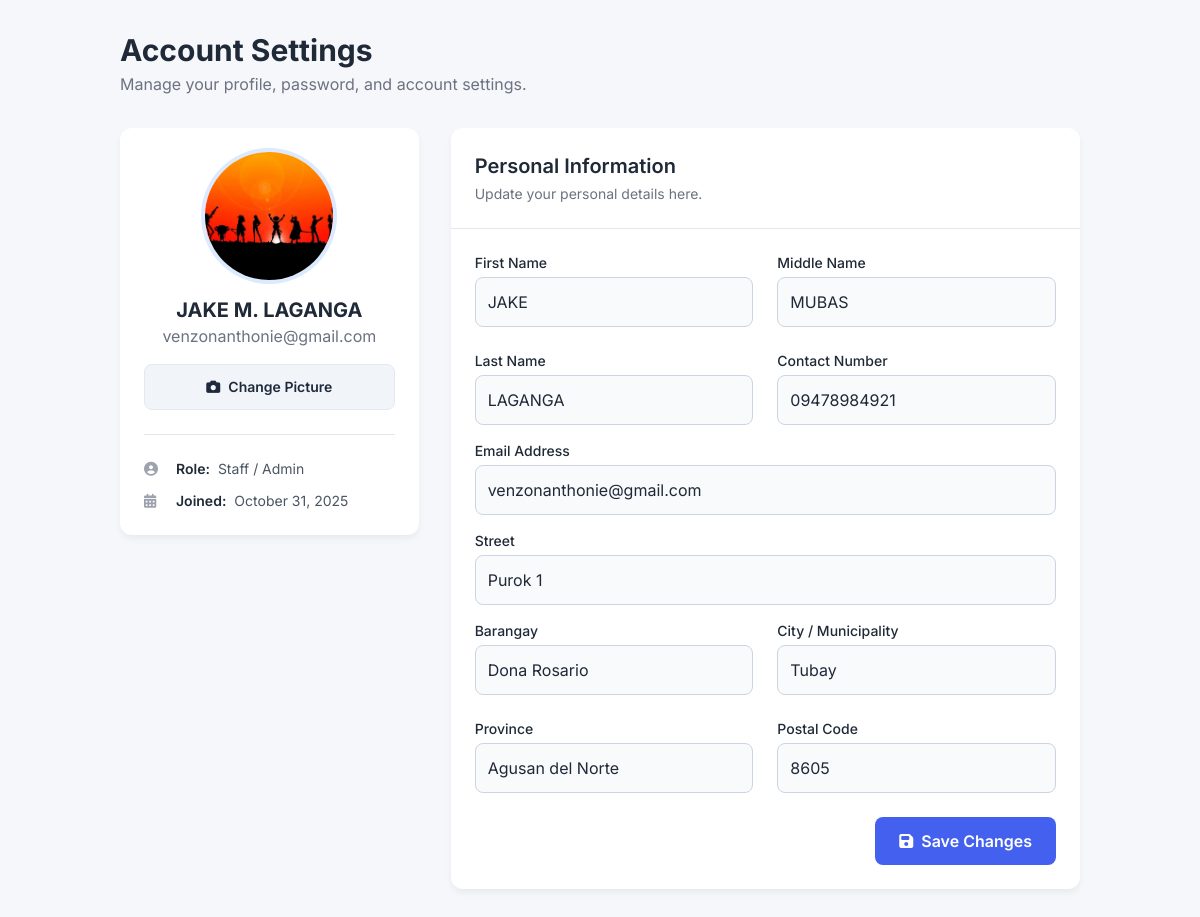
The app's page /profile.php (signed in) with its own data.
### tables this page shows
CREATE TABLE `users` (
  `id` int(11) NOT NULL,
  `first_name` varchar(100) NOT NULL,
  `middle_name` varchar(100) DEFAULT NULL,
  `last_name` varchar(100) NOT NULL,
  `contact_number` varchar(20) NOT NULL,
  `email` varchar(150) NOT NULL,
  `password` varchar(255) NOT NULL,
  `street` varchar(255) NOT NULL,
  `barangay` varchar(100) NOT NULL,
  `city` varchar(100) NOT NULL,
  `province` varchar(100) NOT NULL,
  `postal_code` varchar(20) DEFAULT NULL,
  `country` varchar(100) NOT NULL,
  `verification_code` varchar(10) DEFAULT NULL,
  `reset_token` varchar(255) DEFAULT NULL,
  `reset_token_expiry` datetime DEFAULT NULL,
  `is_verified` tinyint(1) NOT NULL DEFAULT 0,
  `created_at` timestamp NOT NULL DEFAULT current_timestamp(),
  `user_rules` int(5) NOT NULL,
  `profile_image` text NOT NULL
);

### profile.php (the view, shortened to what this page needs)
<?php
$user_id = $_SESSION['user_id'];
$user = null;
$conn = get_db_connection();
$stmt = $conn->prepare("SELECT first_name, middle_name, last_name, contact_number, email, street, barangay, city, province, postal_code, created_at, user_rules, profile_image FROM users WHERE id = ?");
$stmt->bind_param("i", $user_id);
$stmt->execute();
$result = $stmt->get_result();
if ($result->num_rows > 0) {
    $user = $result->fetch_assoc();
} else {
    echo "Error: User not found.";
    exit;
}
$full_name = htmlspecialchars($user['first_name']);
if (!empty($user['middle_name'])) {
    $full_name .= ' ' . htmlspecialchars(substr($user['middle_name'], 0, 1)) . '.';
}
$full_name .= ' ' . htmlspecialchars($user['last_name']);
if ($user['user_rules'] == 1) {
    $user_role = 'Staff / Admin';
} elseif ($user['user_rules'] == 2) {
    $user_role = 'Admin';
} else {
    $user_role = 'Pet Owner';
}
if (!empty($user['profile_image'])) {
    $profile_pic_path = "uploads/profile_pictures/" . htmlspecialchars($user['profile_image']);
    $profile_pic = file_exists($profile_pic_path) ? $profile_pic_path : 'https://i.pravatar.cc/150?u=' . htmlspecialchars($user['email']);
} else {
    $profile_pic = 'https://i.pravatar.cc/150?u=' . htmlspecialchars($user['email']);
}
?>
<!DOCTYPE html>
<html lang="en">
<head>
    <script src="https://cdn.tailwindcss.com"></script>
    <link rel="stylesheet" href="https://cdnjs.cloudflare.com/ajax/libs/font-awesome/6.4.0/css/all.min.css">
</head>
<body class="text-gray-800">
    <div class="container mx-auto p-4 sm:p-6 lg:p-8">
        <div class="mb-8">
            <h1 class="text-3xl font-bold text-gray-800">Account Settings</h1>
            <p class="text-gray-500 mt-1">Manage your profile, password, and account settings.</p>
        </div>
        <div class="grid grid-cols-1 lg:grid-cols-3 gap-8">
            <div class="lg:col-span-1">
                <div class="card p-6 text-center flex flex-col items-center">
                    <img src="<?php echo $profile_pic; ?>" alt="User Avatar" class="h-32 w-32 rounded-full object-cover mb-4 ring-4 ring-blue-100">
                    <h2 class="text-xl font-bold"><?php echo $full_name; ?></h2>
                    <p class="text-gray-500 mb-4"><?php echo htmlspecialchars($user['email']); ?></p>
                    <button id="changePicBtn" class="btn btn-secondary w-full text-sm">
                        <i class="fas fa-camera mr-2"></i> Change Picture
                    </button>
                    <div class="w-full border-t my-6"></div>
                    <div class="text-left w-full space-y-3">
                         <div class="flex items-center text-sm"><i class="fas fa-user-circle w-5 mr-3 text-gray-400"></i><span class="font-semibold mr-2">Role:</span><span class="text-gray-600"><?php echo htmlspecialchars($user_role); ?></span></div>
                        <div class="flex items-center text-sm"><i class="fas fa-calendar-alt w-5 mr-3 text-gray-400"></i><span class="font-semibold mr-2">Joined:</span><span class="text-gray-600"><?php echo date("F d, Y", strtotime($user['created_at'])); ?></span></div>
                    </div>
                </div>
            </div>
            <div class="lg:col-span-2 space-y-8">
                <div class="card">
                    <div class="border-b p-6"><h3 class="text-xl font-semibold">Personal Information</h3><p class="text-sm text-gray-500 mt-1">Update your personal details here.</p></div>
                    <form action="update_profile.php" method="POST" class="p-6">
                        <div class="grid grid-cols-1 md:grid-cols-2 gap-6 mb-4">
                            <div><label for="first_name" class="block text-sm font-medium mb-1">First Name</label><input type="text" id="first_name" name="first_name" class="form-input" value="<?php echo htmlspecialchars($user['first_name']); ?>"></div>
                            <div><label for="middle_name" class="block text-sm font-medium mb-1">Middle Name</label><input type="text" id="middle_name" name="middle_name" class="form-input" value="<?php echo htmlspecialchars($user['middle_name']); ?>"></div>
                            <div><label for="last_name" class="block text-sm font-medium mb-1">Last Name</label><input type="text" id="last_name" name="last_name" class="form-input" value="<?php echo htmlspecialchars($user['last_name']); ?>"></div>
                            <div><label for="contact_number" class="block text-sm font-medium mb-1">Contact Number</label><input type="tel" id="contact_number" name="contact_number" class="form-input" value="<?php echo htmlspecialchars($user['contact_number']); ?>"></div>
                        </div>
                        <div class="mb-4"><label for="email" class="block text-sm font-medium mb-1">Email Address</label><input type="email" id="email" name="email" class="form-input" value="<?php echo htmlspecialchars($user['email']); ?>" readOnly></div>
                        <div class="mb-4"><label for="street" class="block text-sm font-medium mb-1">Street</label><input type="text" id="street" name="street" class="form-input" value="<?php echo htmlspecialchars($user['street']); ?>"></div>
                        <div class="grid grid-cols-1 md:grid-cols-2 gap-6 mb-6">
                            <div><label for="barangay" class="block text-sm font-medium mb-1">Barangay</label><input type="text" id="barangay" name="barangay" class="form-input" value="<?php echo htmlspecialchars($user['barangay']); ?>"></div>
                            <div><label for="city" class="block text-sm font-medium mb-1">City / Municipality</label><input type="text" id="city" name="city" class="form-input" value="<?php echo htmlspecialchars($user['city']); ?>"></div>
                            <div><label for="province" class="block text-sm font-medium mb-1">Province</label><input type="text" id="province" name="province" class="form-input" value="<?php echo htmlspecialchars($user['province']); ?>"></div>
                            <div><label for="postal_code" class="block text-sm font-medium mb-1">Postal Code</label><input type="text" id="postal_code" name="postal_code" class="form-input" value="<?php echo htmlspecialchars($user['postal_code']); ?>"></div>
                        </div>
                        <div class="flex justify-end"><button type="submit" class="btn btn-primary"><i class="fas fa-save mr-2"></i> Save Changes</button></div>
                    </form>
                </div>
</body>
</html>

### profile.php (style rules this page uses)
:root { --primary: #4361ee; --light: #f8f9fa; --gray-100: #f1f5f9; --gray-500: #64748b; --gray-800: #1e293b; --danger: #ef476f; }
body { font-family: 'Inter', sans-serif; background-color: #f5f7fa; }
.form-input { width: 100%; padding: 0.75rem; border-radius: 8px; border: 1px solid #cbd5e1; background-color: #f8fafc; transition: all 0.2s ease; }
.btn { padding: 0.75rem 1.5rem; border-radius: 8px; font-weight: 600; cursor: pointer; transition: all 0.2s ease; display: inline-flex; align-items: center; justify-content: center; }
.btn-primary { background-color: var(--primary); color: white; }
.btn-secondary { background-color: var(--gray-100); color: var(--gray-800); border: 1px solid #e2e8f0; }
.card { background: white; border-radius: 12px; box-shadow: 0 4px 6px rgba(0, 0, 0, 0.05); }

### records on screen
users: profile_image (picture), full_name "JAKE M. LAGANGA", email "venzonanthonie@gmail.com", user_rules "Staff / Admin", created_at "October 31, 2025", first_name "JAKE", middle_name "MUBAS", last_name "LAGANGA", contact_number "09478984921", street "Purok 1", barangay "Dona Rosario", city "Tubay", province "Agusan del Norte", postal_code "8605"
